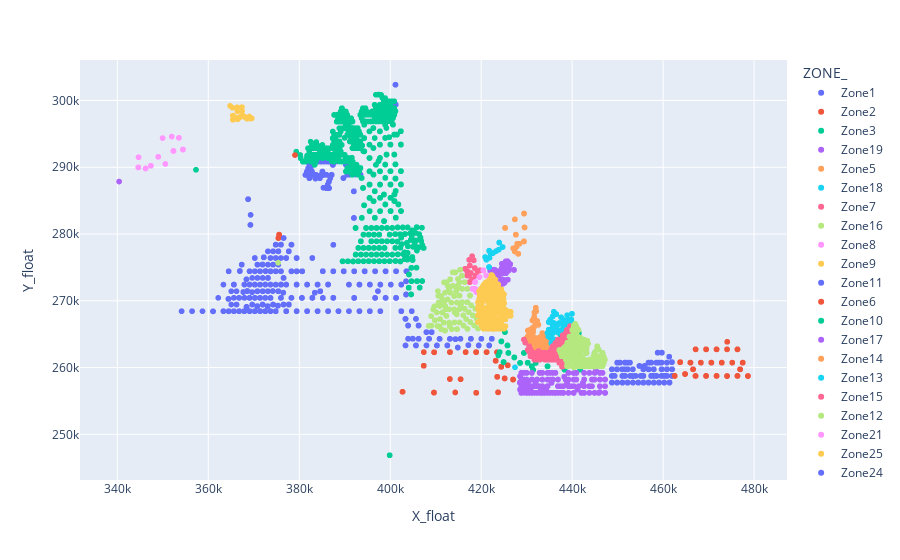

The notebook cell this image was saved under:
### Code cell
import plotly.express as px
import numpy as np

data_no_nan_tranche= data[data['ZONE_'].notna()]

fig=px.scatter(data_no_nan_zone, x="X_float", y="Y_float", color="ZONE_" )
fig.show()

### Figure 1 — Plotly figure (JSON) as saved in the notebook; plotly's stock layout.template omitted (floating-point values rounded to 4 significant figures; data arrays with more than 128 entries replaced by an {"elided": "..."} marker saying what was removed)
{"data": [{"hovertemplate": "ZONE_=Zone1<br>X_float=%{x}<br>Y_float=%{y}<extra></extra>", "legendgroup": "Zone1", "marker": {"color": "#636efa", "symbol": "circle"}, "mode": "markers", "name": "Zone1", "showlegend": true, "type": "scattergl", "x": {"elided": "1123 float values"}, "xaxis": "x", "y": {"elided": "1123 float values"}, "yaxis": "y"}, {"hovertemplate": "ZONE_=Zone2<br>X_float=%{x}<br>Y_float=%{y}<extra></extra>", "legendgroup": "Zone2", "marker": {"color": "#EF553B", "symbol": "circle"}, "mode": "markers", "name": "Zone2", "showlegend": true, "type": "scattergl", "x": {"elided": "139 float values"}, "xaxis": "x", "y": {"elided": "139 float values"}, "yaxis": "y"}, {"hovertemplate": "ZONE_=Zone3<br>X_float=%{x}<br>Y_float=%{y}<extra></extra>", "legendgroup": "Zone3", "marker": {"color": "#00cc96", "symbol": "circle"}, "mode": "markers", "name": "Zone3", "showlegend": true, "type": "scattergl", "x": {"elided": "1799 float values"}, "xaxis": "x", "y": {"elided": "1799 float values"}, "yaxis": "y"}, {"hovertemplate": "ZONE_=Zone19<br>X_float=%{x}<br>Y_float=%{y}<extra></extra>", "legendgroup": "Zone19", "marker": {"color": "#ab63fa", "symbol": "circle"}, "mode": "markers", "name": "Zone19", "showlegend": true, "type": "scattergl", "x": {"elided": "455 float values"}, "xaxis": "x", "y": {"elided": "455 float values"}, "yaxis": "y"}, {"hovertemplate": "ZONE_=Zone5<br>X_float=%{x}<br>Y_float=%{y}<extra></extra>", "legendgroup": "Zone5", "marker": {"color": "#FFA15A", "symbol": "circle"}, "mode": "markers", "name": "Zone5", "showlegend": true, "type": "scattergl", "x": [427400.0, 429400.0, 427600.0, 425300.0, 428200.0, 429400.0, 429400.0, 427600.0, 425300.0, 427900.0, 428400.0, 425300.0, 427400.0, 428200.0, 429400.0, 429400.0, 427400.0, 427600.0, 425300.0, 429500.0, 428200.0, 429400.0, 427400.0, 427400.0, 429400.0, 427400.0, 428200.0, 429400.0, 429400.0, 427400.0, 427600.0, 429500.0, 429400.0, 427400.0, 427600.0, 425300.0, 429500.0, 427400.0, 428200.0, 429400.0, 429400.0, 427600.0, 425300.0, 429500.0, 427400.0, 429400.0, 427600.0, 427363, 427800.0, 427900.0, 427000.0, 427400.0, 427900.0, 427000.0], "xaxis": "x", "y": [277400.0, 278900.0, 279900.0, 280900.0, 277000.0, 278900.0, 283100.0, 279900.0, 280900.0, 278500.0, 278500.0, 280900.0, 277400.0, 277000.0, 278900.0, 283100.0, 282200.0, 279900.0, 280900.0, 281000.0, 277000.0, 278900.0, 282200.0, 277400.0, 278900.0, 277400.0, 277000.0, 278900.0, 283100.0, 282200.0, 279900.0, 281000.0, 278900.0, 282200.0, 279900.0, 280900.0, 281000.0, 277400.0, 277000.0, 278900.0, 283100.0, 279900.0, 280900.0, 281000.0, 277400.0, 278900.0, 279900.0, 277700.0, 278100.0, 278500.0, 277900.0, 277400.0, 278500.0, 277900.0], "yaxis": "y"}, {"hovertemplate": "ZONE_=Zone18<br>X_float=%{x}<br>Y_float=%{y}<extra></extra>", "legendgroup": "Zone18", "marker": {"color": "#19d3f3", "symbol": "circle"}, "mode": "markers", "name": "Zone18", "showlegend": true, "type": "scattergl", "x": [423900.0, 423300.0, 422600.0, 422100.0, 421200.0, 424700.0, 423900.0, 423300.0, 422100.0, 420900.0, 421200.0, 421800.0, 421700.0, 422600.0, 421800.0, 421800.0, 424000.0, 421800.0, 424000.0, 421800.0, 424000.0, 421800.0, 422600.0, 422100.0, 420900.0, 421200.0, 421800.0, 421700.0, 424700.0, 423900.0, 422600.0, 422100.0, 421700.0], "xaxis": "x", "y": [277700.0, 277400.0, 277200.0, 277058, 276200.0, 278100.0, 277700.0, 277400.0, 277058, 276500.0, 276200.0, 276400.0, 275100.0, 277200.0, 276400.0, 277500.0, 278700.0, 277500.0, 278700.0, 277500.0, 278700.0, 277500.0, 277200.0, 277058, 276500.0, 276200.0, 276400.0, 275100.0, 278100.0, 277700.0, 277200.0, 277058, 275100.0], "yaxis": "y"}, {"hovertemplate": "ZONE_=Zone7<br>X_float=%{x}<br>Y_float=%{y}<extra></extra>", "legendgroup": "Zone7", "marker": {"color": "#FF6692", "symbol": "circle"}, "mode": "markers", "name": "Zone7", "showlegend": true, "type": "scattergl", "x": [420500.0, 417500.0, 416500.0, 418400.0, 416900.0, 417300.0, 418600.0, 419200.0, 417900.0, 418200.0, 419700.0, 416900.0, 417500.0, 416500.0, 418400.0, 417300.0, 418600.0, 419200.0, 418800.0, 419700.0, 416900.0, 416500.0, 417700.0, 419200.0, 417900.0, 418200.0, 418800.0, 419700.0, 420500.0, 417500.0, 416500.0, 417300.0, 417700.0, 418600.0, 419200.0, 418200.0, 420500.0, 417500.0, 417500.0, 416900.0, 417300.0, 417700.0, 418600.0, 417900.0, 418800.0, 419700.0, 420500.0, 416900.0, 416500.0, 418400.0, 416900.0, 417300.0, 417900.0, 418200.0, 418800.0, 419700.0, 420500.0, 416900.0, 417500.0, 416500.0, 418000.0, 417400.0, 417500.0, 416900.0, 417700.0, 418600.0, 417900.0, 418200.0, 419700.0, 417500.0, 416500.0, 418400.0, 416900.0, 417700.0, 418600.0, 417900.0, 418800.0, 419700.0, 416900.0, 418600.0, 417900.0, 418800.0, 419700.0, 419700.0, 416900.0, 417500.0, 416500.0, 418400.0, 416900.0, 417700.0, 419200.0, 419700.0, 417500.0, 416500.0, 418400.0, 416900.0, 417700.0, 419200.0, 417900.0, 419700.0], "xaxis": "x", "y": [274600.0, 272800.0, 274800.0, 276100.0, 274400.0, 273800.0, 274900.0, 274400.0, 273000.0, 273200.0, 274600.0, 273800.0, 272800.0, 274800.0, 276100.0, 273800.0, 274900.0, 274400.0, 273800.0, 274600.0, 273800.0, 274800.0, 274200.0, 274400.0, 273000.0, 273200.0, 273800.0, 274600.0, 274600.0, 272800.0, 274800.0, 273800.0, 274200.0, 274900.0, 274400.0, 273200.0, 274600.0, 272800.0, 275300.0, 274400.0, 273800.0, 274200.0, 274900.0, 273000.0, 273800.0, 274600.0, 274600.0, 273800.0, 274800.0, 276100.0, 274400.0, 273800.0, 273000.0, 273200.0, 273800.0, 274600.0, 274600.0, 273800.0, 272800.0, 274800.0, 276700.0, 276100.0, 275300.0, 274400.0, 274200.0, 274900.0, 273000.0, 273200.0, 274600.0, 272800.0, 274800.0, 276100.0, 274400.0, 274200.0, 274900.0, 273000.0, 273800.0, 274600.0, 274400.0, 274900.0, 273000.0, 273800.0, 274600.0, 274600.0, 273800.0, 272800.0, 274800.0, 276100.0, 274400.0, 274200.0, 274400.0, 274600.0, 272800.0, 274800.0, 276100.0, 274400.0, 274200.0, 274400.0, 273000.0, 274600.0], "yaxis": "y"}, {"hovertemplate": "ZONE_=Zone16<br>X_float=%{x}<br>Y_float=%{y}<extra></extra>", "legendgroup": "Zone16", "marker": {"color": "#B6E880", "symbol": "circle"}, "mode": "markers", "name": "Zone16", "showlegend": true, "type": "scattergl", "x": {"elided": "385 float values"}, "xaxis": "x", "y": {"elided": "385 float values"}, "yaxis": "y"}, {"hovertemplate": "ZONE_=Zone8<br>X_float=%{x}<br>Y_float=%{y}<extra></extra>", "legendgroup": "Zone8", "marker": {"color": "#FF97FF", "symbol": "circle"}, "mode": "markers", "name": "Zone8", "showlegend": true, "type": "scattergl", "x": [421100.0, 418100.0, 419000.0, 419300.0, 419600.0, 418700.0, 418700.0, 421100.0, 419000.0, 419300.0, 418700.0, 418700.0, 421100.0, 418100.0, 419000.0, 419300.0, 418700.0, 418700.0, 421100.0, 418100.0, 419000.0, 419600.0, 418700.0, 421100.0, 421100.0, 418100.0, 419000.0, 419300.0, 418700.0, 418700.0, 421100.0, 421100.0, 418100.0, 419000.0, 419600.0, 418700.0, 418100.0, 419300.0, 418700.0, 418700.0, 419000.0, 419300.0, 418700.0, 418700.0, 418100.0, 419000.0, 421100.0, 421100.0, 419000.0, 419300.0, 419600.0, 418700.0, 418700.0, 420500.0, 421100.0, 421100.0, 418100.0, 419000.0, 419600.0, 418700.0, 418700.0], "xaxis": "x", "y": [273800.0, 271800.0, 271300.0, 269800.0, 273600.0, 272800.0, 271800.0, 272800.0, 271300.0, 269800.0, 272800.0, 271800.0, 272800.0, 271800.0, 271300.0, 269800.0, 272800.0, 271800.0, 272800.0, 271800.0, 271300.0, 273600.0, 271800.0, 273800.0, 272800.0, 271800.0, 271300.0, 269800.0, 272800.0, 271800.0, 273800.0, 272800.0, 271800.0, 271300.0, 273600.0, 271800.0, 271800.0, 269800.0, 272800.0, 271800.0, 271300.0, 269800.0, 272800.0, 271800.0, 271800.0, 271300.0, 273800.0, 272800.0, 271300.0, 269800.0, 273600.0, 272800.0, 271800.0, 274600.0, 273800.0, 272800.0, 271800.0, 271300.0, 273600.0, 272800.0, 271800.0], "yaxis": "y"}, {"hovertemplate": "ZONE_=Zone9<br>X_float=%{x}<br>Y_float=%{y}<extra></extra>", "legendgroup": "Zone9", "marker": {"color": "#FECB52", "symbol": "circle"}, "mode": "markers", "name": "Zone9", "showlegend": true, "type": "scattergl", "x": {"elided": "1791 float values"}, "xaxis": "x", "y": {"elided": "1791 float values"}, "yaxis": "y"}, {"hovertemplate": "ZONE_=Zone11<br>X_float=%{x}<br>Y_float=%{y}<extra></extra>", "legendgroup": "Zone11", "marker": {"color": "#636efa", "symbol": "circle"}, "mode": "markers", "name": "Zone11", "showlegend": true, "type": "scattergl", "x": {"elided": "473 float values"}, "xaxis": "x", "y": {"elided": "473 float values"}, "yaxis": "y"}, {"hovertemplate": "ZONE_=Zone6<br>X_float=%{x}<br>Y_float=%{y}<extra></extra>", "legendgroup": "Zone6", "marker": {"color": "#EF553B", "symbol": "circle"}, "mode": "markers", "name": "Zone6", "showlegend": true, "type": "scattergl", "x": {"elided": "152 float values"}, "xaxis": "x", "y": {"elided": "152 float values"}, "yaxis": "y"}, {"hovertemplate": "ZONE_=Zone10<br>X_float=%{x}<br>Y_float=%{y}<extra></extra>", "legendgroup": "Zone10", "marker": {"color": "#00cc96", "symbol": "circle"}, "mode": "markers", "name": "Zone10", "showlegend": true, "type": "scattergl", "x": {"elided": "562 float values"}, "xaxis": "x", "y": {"elided": "562 float values"}, "yaxis": "y"}, {"hovertemplate": "ZONE_=Zone17<br>X_float=%{x}<br>Y_float=%{y}<extra></extra>", "legendgroup": "Zone17", "marker": {"color": "#ab63fa", "symbol": "circle"}, "mode": "markers", "name": "Zone17", "showlegend": true, "type": "scattergl", "x": {"elided": "596 float values"}, "xaxis": "x", "y": {"elided": "596 float values"}, "yaxis": "y"}, {"hovertemplate": "ZONE_=Zone14<br>X_float=%{x}<br>Y_float=%{y}<extra></extra>", "legendgroup": "Zone14", "marker": {"color": "#FFA15A", "symbol": "circle"}, "mode": "markers", "name": "Zone14", "showlegend": true, "type": "scattergl", "x": {"elided": "411 float values"}, "xaxis": "x", "y": {"elided": "411 float values"}, "yaxis": "y"}, {"hovertemplate": "ZONE_=Zone13<br>X_float=%{x}<br>Y_float=%{y}<extra></extra>", "legendgroup": "Zone13", "marker": {"color": "#19d3f3", "symbol": "circle"}, "mode": "markers", "name": "Zone13", "showlegend": true, "type": "scattergl", "x": {"elided": "219 float values"}, "xaxis": "x", "y": {"elided": "219 float values"}, "yaxis": "y"}, {"hovertemplate": "ZONE_=Zone15<br>X_float=%{x}<br>Y_float=%{y}<extra></extra>", "legendgroup": "Zone15", "marker": {"color": "#FF6692", "symbol": "circle"}, "mode": "markers", "name": "Zone15", "showlegend": true, "type": "scattergl", "x": {"elided": "579 float values"}, "xaxis": "x", "y": {"elided": "579 float values"}, "yaxis": "y"}, {"hovertemplate": "ZONE_=Zone12<br>X_float=%{x}<br>Y_float=%{y}<extra></extra>", "legendgroup": "Zone12", "marker": {"color": "#B6E880", "symbol": "circle"}, "mode": "markers", "name": "Zone12", "showlegend": true, "type": "scattergl", "x": {"elided": "636 float values"}, "xaxis": "x", "y": {"elided": "636 float values"}, "yaxis": "y"}, {"hovertemplate": "ZONE_=Zone21<br>X_float=%{x}<br>Y_float=%{y}<extra></extra>", "legendgroup": "Zone21", "marker": {"color": "#FF97FF", "symbol": "circle"}, "mode": "markers", "name": "Zone21", "showlegend": true, "type": "scattergl", "x": [347400.0, 354400.0, 352300.0, 350600.0, 349000.0, 354400.0, 352300.0, 347400.0, 349900.0, 344600.0, 344700.0, 353500.0, 352000.0, 349000.0, 346200.0, 344600.0, 344700.0, 353500.0, 352000.0, 349000.0, 347400.0, 346200.0, 344600.0, 354400.0, 352300.0, 354400.0, 352300.0], "xaxis": "x", "y": [290200.0, 292700.0, 292400.0, 290500.0, 291600.0, 292700.0, 292400.0, 290200.0, 294400.0, 290000.0, 291500.0, 294400.0, 294600.0, 291600.0, 289800.0, 290000.0, 291500.0, 294400.0, 294600.0, 291600.0, 290200.0, 289800.0, 290000.0, 292700.0, 292400.0, 292700.0, 292400.0], "yaxis": "y"}, {"hovertemplate": "ZONE_=Zone25<br>X_float=%{x}<br>Y_float=%{y}<extra></extra>", "legendgroup": "Zone25", "marker": {"color": "#FECB52", "symbol": "circle"}, "mode": "markers", "name": "Zone25", "showlegend": true, "type": "scattergl", "x": [365400.0, 365900.0, 365400.0, 368500.0, 365400.0, 367500.0, 365900.0, 367000.0, 368500.0, 367500.0, 367000.0, 369000.0, 365400.0, 366500.0, 368500.0, 369500.0, 367000.0, 368000.0, 369000.0, 368500.0, 369500.0, 366400.0, 367400.0, 365400.0, 367500.0, 365900.0, 367000.0, 368000.0, 369200.0, 365300.0, 366400.0, 364800.0, 366400.0, 367400.0, 367500.0, 365900.0, 367000.0, 368000.0, 369000.0, 368500.0, 369200.0, 365900.0, 365400.0], "xaxis": "x", "y": [297700.0, 297500.0, 297100.0, 297300.0, 297700.0, 297800.0, 297500.0, 297500.0, 297300.0, 297800.0, 297500.0, 297600.0, 297100.0, 297200.0, 297300.0, 297300.0, 297500.0, 297500.0, 297600.0, 297300.0, 297300.0, 299000.0, 299000.0, 297700.0, 297800.0, 297500.0, 297500.0, 297500.0, 297300.0, 298900.0, 299000.0, 299200.0, 298400.0, 298400.0, 297800.0, 297500.0, 297500.0, 297500.0, 297600.0, 297300.0, 297300.0, 297500.0, 297100.0], "yaxis": "y"}, {"hovertemplate": "ZONE_=Zone24<br>X_float=%{x}<br>Y_float=%{y}<extra></extra>", "legendgroup": "Zone24", "marker": {"color": "#636efa", "symbol": "circle"}, "mode": "markers", "name": "Zone24", "showlegend": true, "type": "scattergl", "x": [368800.0, 368800.0, 369300.0, 369300.0, 369300.0, 368800.0, 368800.0], "xaxis": "x", "y": [285200.0, 285200.0, 281400.0, 281400.0, 282900.0, 285200.0, 285200.0], "yaxis": "y"}, {"hovertemplate": "ZONE_=Zone4<br>X_float=%{x}<br>Y_float=%{y}<extra></extra>", "legendgroup": "Zone4", "marker": {"color": "#EF553B", "symbol": "circle"}, "mode": "markers", "name": "Zone4", "showlegend": true, "type": "scattergl", "x": [375600.0, 375600.0, 375400.0, 375400.0, 375600.0, 379100.0, 375600.0, 375600.0], "xaxis": "x", "y": [279900.0, 279900.0, 279400.0, 279400.0, 279900.0, 291800.0, 279900.0, 279900.0], "yaxis": "y"}, {"hovertemplate": "ZONE_=Zone23<br>X_float=%{x}<br>Y_float=%{y}<extra></extra>", "legendgroup": "Zone23", "marker": {"color": "#00cc96", "symbol": "circle"}, "mode": "markers", "name": "Zone23", "showlegend": true, "type": "scattergl", "x": [357300.0], "xaxis": "x", "y": [289600.0], "yaxis": "y"}, {"hovertemplate": "ZONE_=Zone22<br>X_float=%{x}<br>Y_float=%{y}<extra></extra>", "legendgroup": "Zone22", "marker": {"color": "#ab63fa", "symbol": "circle"}, "mode": "markers", "name": "Zone22", "showlegend": true, "type": "scattergl", "x": [340400.0], "xaxis": "x", "y": [287900.0], "yaxis": "y"}], "layout": {"legend": {"title": {"text": "ZONE_"}, "tracegroupgap": 0}, "margin": {"t": 60}, "xaxis": {"anchor": "y", "domain": [0, 1], "title": {"text": "X_float"}}, "yaxis": {"anchor": "x", "domain": [0, 1], "title": {"text": "Y_float"}}}}
